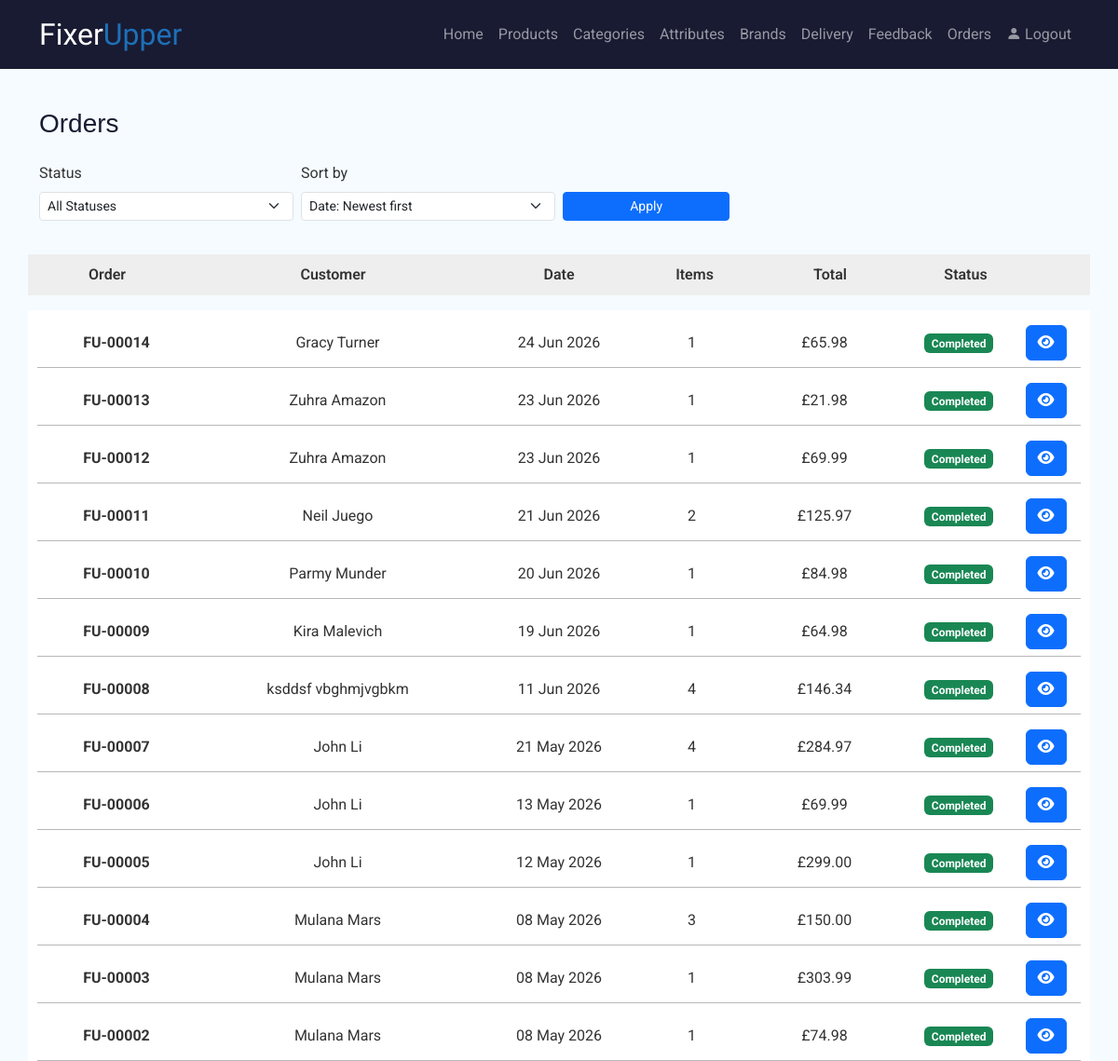
The app's page /admin/orders.php (signed in) with its own data.
### tables this page shows
CREATE TABLE `orders` (
  `id` int(11) NOT NULL,
  `userID` int(11) NOT NULL,
  `deliveryID` int(11) DEFAULT NULL,
  `peymentMethodID` int(11) NOT NULL,
  `status` enum('pending','paid','shipped','completed','cancelled') NOT NULL DEFAULT 'pending',
  `totalItems` double NOT NULL,
  `deliveryPrice` double NOT NULL,
  `total` double NOT NULL,
  `created_at` datetime NOT NULL DEFAULT current_timestamp()
);

CREATE TABLE `users` (
  `id` int(11) NOT NULL,
  `name` varchar(255) NOT NULL,
  `surname` varchar(255) NOT NULL,
  `email` varchar(255) NOT NULL,
  `tel` varchar(255) DEFAULT NULL,
  `password` varchar(255) NOT NULL,
  `role` int(11) NOT NULL
);

### admin/orders.php (the view, shortened to what this page needs)
<?php
    require_once __DIR__ . '/includes/init.php';
    include('./includes/header.php');
    $status_filter = $_GET['status'] ?? '';
    $sort          = $_GET['sort']   ?? 'newest';
    $allowed_statuses = ['pending', 'shipped', 'completed', 'cancelled'];
    if (!in_array($status_filter, $allowed_statuses)) $status_filter = '';
    $order_by = match($sort) {
        'oldest'     => 'o.created_at ASC',
        'total_asc'  => 'o.total ASC',
        'total_desc' => 'o.total DESC',
        default      => 'o.created_at DESC'
    };
    $where = $status_filter ? "WHERE o.status = '" . $conn->real_escape_string($status_filter) . "'" : '';
    $total_result = $conn->query("SELECT COUNT(*) as total FROM orders o $where");
    $total        = $total_result->fetch_assoc()['total'];
    $pagination   = paginate($total, 15);
    $perPage      = $pagination['perPage'];
    $offset       = $pagination['offset'];
    $result = $conn->query("
        SELECT
            o.id,
            o.status,
            o.total,
            o.totalItems,
            o.created_at,
            u.name,
            u.surname
        FROM orders o
        LEFT JOIN users u ON u.id = o.userID
        $where
        ORDER BY $order_by
        LIMIT $offset, $perPage
    ");
?>
<section id="titleSection" class="pt-3 pb-1">
    <div class="container">
        <div class="d-flex justify-content-between mb-3">
            <h1>Orders</h1>
        </div>
        <form method="GET" class="row g-2 mb-3 align-items-end">
            <div class="col-md-3">
                <label class="form-label">Status</label>
                <select name="status" class="form-select form-select-sm">
                    <option value="">All Statuses</option>
                </select>
            </div>
            <div class="col-md-3">
                <label class="form-label">Sort by</label>
                <select name="sort" class="form-select form-select-sm">
                    <option value="newest"     <?= $sort === 'newest'     ? 'selected' : '' ?>>Date: Newest first</option>
                </select>
            </div>
            <div class="col-md-2">
                <button type="submit" class="btn btn-primary btn-sm w-100">Apply</button>
            </div>
        </form>
    </div>
</section>
<section id="tableHeader" class="pt-3 pb-3">
    <div class="container text-center">
        <div class="row fw-semibold">
            <div class="float-start col-md-2">Order</div>
            <div class="float-start col-md-3">Customer</div>
            <div class="float-start col-md-2">Date</div>
            <div class="float-start col-md-1">Items</div>
            <div class="float-start col-md-2">Total</div>
            <div class="float-start col-md-1">Status</div>
            <div class="float-start col-md-1"></div>
        </div>
    </div>
</section>
<section id="tableBody">
    <div class="container text-center">
        <?php while ($row = $result->fetch_assoc()): ?>
            <?php
            $order_number = orderNumber($row['id']);
            ?>
            <div class="row pt-3 pb-2 item-row align-items-center">
                <div class="float-start col-md-2">
                    <strong><?= $order_number ?></strong>
                </div>
                <div class="float-start col-md-3">
                    <?= htmlspecialchars($row['name'] . ' ' . $row['surname']) ?>
                </div>
                <div class="float-start col-md-2">
                    <?= date('d M Y', strtotime($row['created_at'])) ?>
                </div>
                <div class="float-start col-md-1">
                    <?= $row['totalItems'] ?>
                </div>
                <div class="float-start col-md-2">
                    £<?= number_format($row['total'], 2) ?>
                </div>
                <div class="float-start col-md-1">
                    <?= orderStatusBadge($row['status']) ?>
                </div>
                <div class="float-start col-md-1">
                    <a href="order.php?id=<?= $row['id'] ?>" class="btn btn-primary">
                        <i class="fa-solid fa-eye"></i>
                    </a>
                </div>
            </div>
        <?php endwhile; ?>
    </div>
</section>

### includes/functions.php (shortened to what this page needs)
<?php
    function paginate($total, $perPage = 10) {
        $page       = isset($_GET['page']) ? max(1, (int)$_GET['page']) : 1;
        $totalPages = ceil($total / $perPage);
        $offset     = ($page - 1) * $perPage;
        return [
            'page'       => $page,
            'perPage'    => $perPage,
            'totalPages' => $totalPages,
            'offset'     => $offset
        ];
    }
    function orderNumber(int $id): string {
        return 'FU-' . str_pad($id, 5, '0', STR_PAD_LEFT);
    }
    function orderStatusBadge(string $status): string {
        $class = match($status) {
            'pending'   => 'bg-warning text-dark',
            'shipped'   => 'bg-info text-dark',
            'completed' => 'bg-success',
            'cancelled' => 'bg-danger',
            default     => 'bg-secondary'
        };
        return "<span class=\"badge {$class}\">" . ucfirst($status) . "</span>";
    }

### admin/css/style.css (style rules this page uses)
body { font-family: 'Roboto', sans-serif; margin: 0; padding: 0; background: #F5FBFF; color: #333; }
h1 { font-family: 'Montserrat', sans-serif; color: #191b32; font-size: 28px; }
#titleSection { margin-top: 100px; }
#tableHeader > .container { background-color: #eee; font-weight: bold; padding: 10px 0; }
#tableBody > .container, #formBody > .container { background-color: #ffffff; }
.item-row { position: relative; }
.item-row::after { content: ""; position: absolute; left: 10px; right: 10px; bottom: 0; border-bottom: 1px solid #B7B7B7; }

### records on screen
orders: id "FU-00014", userID.surname "Gracy Turner", created_at "24 Jun 2026", totalItems "1", total "65.98", status "Completed"
orders: id "FU-00013", userID.surname "Zuhra Amazon", created_at "23 Jun 2026", totalItems "1", total "21.98", status "Completed"
orders: id "FU-00012", userID.surname "Zuhra Amazon", created_at "23 Jun 2026", totalItems "1", total "69.99", status "Completed"
orders: id "FU-00011", userID.surname "Neil Juego", created_at "21 Jun 2026", totalItems "2", total "125.97", status "Completed"
orders: id "FU-00010", userID.surname "Parmy Munder", created_at "20 Jun 2026", totalItems "1", total "84.98", status "Completed"
orders: id "FU-00009", userID.surname "Kira Malevich", created_at "19 Jun 2026", totalItems "1", total "64.98", status "Completed"
orders: id "FU-00008", userID.surname "ksddsf vbghmjvgbkm", created_at "11 Jun 2026", totalItems "4", total "146.34", status "Completed"
orders: id "FU-00007", userID.surname "John Li", created_at "21 May 2026", totalItems "4", total "284.97", status "Completed"
orders: id "FU-00006", userID.surname "John Li", created_at "13 May 2026", totalItems "1", total "69.99", status "Completed"
orders: id "FU-00005", userID.surname "John Li", created_at "12 May 2026", totalItems "1", total "299.00", status "Completed"
orders: id "FU-00004", userID.surname "Mulana Mars", created_at "08 May 2026", totalItems "3", total "150.00", status "Completed"
orders: id "FU-00003", userID.surname "Mulana Mars", created_at "08 May 2026", totalItems "1", total "303.99", status "Completed"
orders: id "FU-00002", userID.surname "Mulana Mars", created_at "08 May 2026", totalItems "1", total "74.98", status "Completed"
